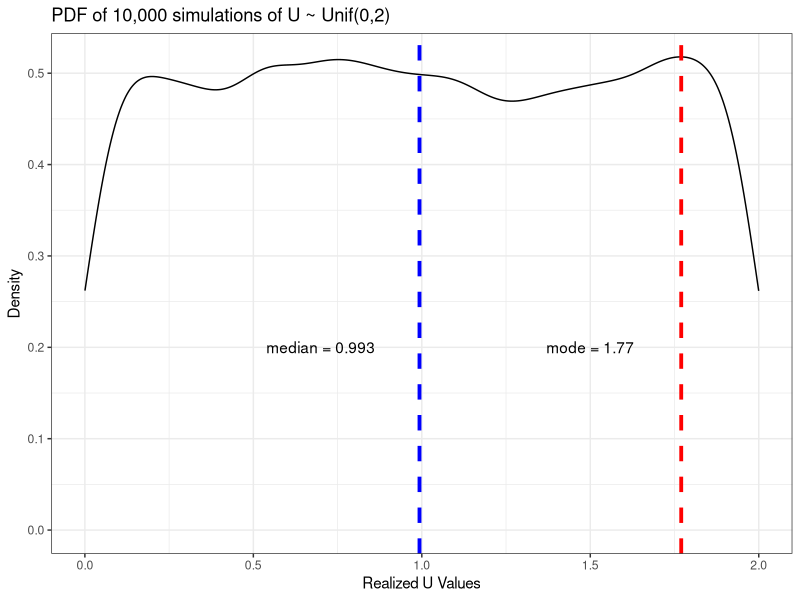
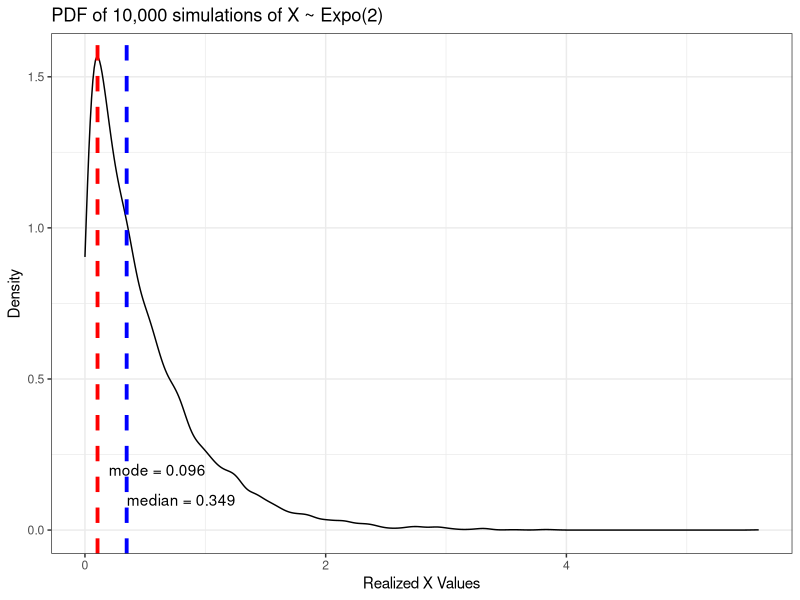

These figures' R source, in order: (Note: this script raises an error after producing the figures.)
## ---- chunk 1
set.seed(0)
library(ggplot2)
library(dplyr)
library(tidyr)
library(kableExtra)
library(scales)
## ---- chunk 2
a <- 0
b <- 2
n <- 10000
U <- runif(n,a,b)
Umedian <- median(U)

# The mode is a value that has the greatest mass or density out of all values in the support of X.
Udensity <- density(U)
Umode <- Udensity$x[which(Udensity$y==max(Udensity$y))]
g <- ggplot(data.frame(U), aes(x = U))
g + geom_density() +
  geom_vline(xintercept = Umode, col = "red", linetype = "dashed", size = 1.3) +
  annotate("text", x = 1.5, y = 0.2, label = "mode = 1.77") +
  geom_vline(xintercept = Umedian, col = "blue", linetype = "dashed", size = 1.3) +
  annotate("text", x = 0.7, y = 0.2, label = "median = 0.993") +
  labs(title = "PDF of 10,000 simulations of U ~ Unif(0,2)",
       y = "Density",
       x = "Realized U Values") +
  theme_bw()


## ---- chunk 3
X <- rexp(10000, rate = 2)
Xmedian <- median(X)

# The mode is a value that has the greatest mass or density out of all values in the support of X.
Xdensity <- density(X)
Xmode <- Xdensity$x[which(Xdensity$y==max(Xdensity$y))]
g <- ggplot(data.frame(X), aes(x = X))
g + geom_density() +
  geom_vline(xintercept = Xmode, col = "red", linetype = "dashed", size = 1.3) +
  annotate("text", x = 0.6, y = 0.2, label = "mode = 0.096") +
  geom_vline(xintercept = Xmedian, col = "blue", linetype = "dashed", size = 1.3) +
  annotate("text", x = 0.8, y = 0.1, label = "median = 0.349") +
  labs(title = "PDF of 10,000 simulations of X ~ Expo(2)",
       y = "Density",
       x = "Realized X Values") +
  theme_bw()

## ---- chunk 4
n <- 1:10
# simulate draws from n = 1, 2,..., 10
simulator <- function(i) ceiling(runif(10000)*i) # function that converts continuous uniforms to discrete via rounding and scaling
draws <- sapply(n, simulator)

Xmedians <- apply(draws, 2, median) # apply median() to the 10 columns for n = 1,2,...,10

# function to calculate modes
moder <- function(nSimulations) {
  freqTable <- data.frame(table(nSimulations))
  freqTable$nSimulations[which(freqTable$Freq==max(freqTable$Freq))]
}
Xmodes <- apply(draws, 2, moder)

# convert to long format for facet_wrap()
longDraws <- gather(data.frame(draws), n, draw)

# clean labels to display in the correct order by adding a 0 in front of X1-9
longDraws[,1][which(longDraws$n!="X10")] <- gsub("X(.*)", paste0("X0","\\1"),longDraws[,1])

g <- ggplot(longDraws, aes(x = draw))
g + geom_histogram(aes(y = ..count../10000)) +
  facet_wrap(n ~ .) +
  theme_bw() +
  labs(title = "PMF of Simulated Discrete Uniform Distributions with n = 1,2,...,10",
       x = "n",
       y = "Probability") +
  scale_x_discrete(limits = 1:10) +
  scale_y_continuous(labels = percent_format())

# build table of n, median, mode

summary <- data.frame(n = n, median = Xmedians, mode = as.numeric(Xmodes))
kable(summary) %>% kable_styling()
